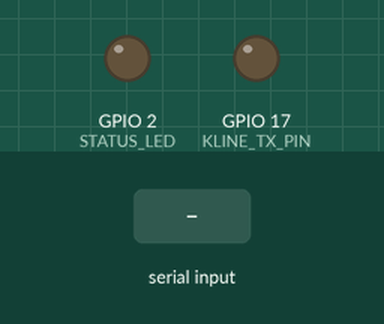
Recording of a sketch running on a simulated ESP32. Parts: output pins drawn as LEDs (lit = HIGH). The test bench sets the inputs (shaded band). What the sketch prints to the serial monitor is not drawn.

Above: at 1.2 s.
1.3 s: "0100\n" received over Serial
At 2.9 s:
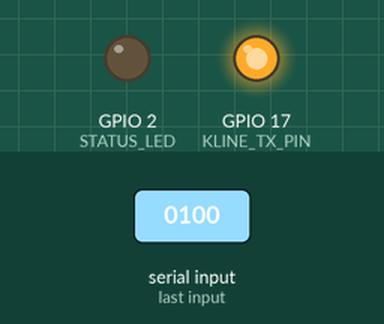
4.1 s: "ATZ\n" received over Serial
6.6 s: "01\n" received over Serial
Timing chart, 0 to 9.6 s (numbered marks = the images above; inputs shaded):
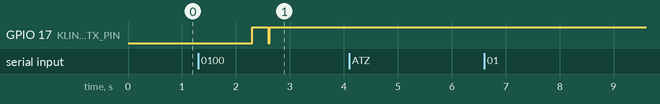

Measured:
- after the input at 1.3 s, GPIO 17 (KLINE_TX_PIN): LOW → HIGH after 1.0 s, → LOW 0.30 s later, → HIGH 0.03 s later
- after the input at 4.1 s, every drawn part: stays the same
- after the input at 6.6 s, every drawn part: stays the same

The sketch:

esp32_alto800_kline_can_firmware.ino
```cpp
/*
 * AutoFix AI — Custom ESP32 Dual-Protocol (ISO 14230-4 KWP2000 K-Line + ISO 15765-4 CAN) Dongle Firmware
 * Target Vehicle: 2013 Maruti Suzuki Alto 800 (0.8L F8D 12V MPFI Petrol, BS-IV)
 *
 * Hardware Connections:
 *   - L9637D K-Line Transceiver:
 *       RX (Pin 1)  -> ESP32 GPIO 16 (UART2 RX)
 *       TX (Pin 4)  -> ESP32 GPIO 17 (UART2 TX)
 *       K  (Pin 6)  -> Alto 800 16-Pin DLC Pin 7 (K-Line, with 510 Ohm pull-up to +12V VBAT)
 *       VS (Pin 7)  -> Alto 800 16-Pin DLC Pin 16 (+12V Battery via 1A fuse & 1N4007 reverse diode)
 *       VCC (Pin 3) -> +5V Regulated
 *       GND (Pin 5) -> Alto 800 DLC Pin 4 (CGND) & Pin 5 (SGND)
 *   - SN65HVD230 3.3V CAN Transceiver:
 *       CTX -> ESP32 GPIO 21
 *       CRX -> ESP32 GPIO 22
 *       CANH -> Alto 800 DLC Pin 6
 *       CANL -> Alto 800 DLC Pin 14
 */

#include <Arduino.h>

#define KLINE_RX_PIN 16
#define KLINE_TX_PIN 17
#define KLINE_BAUD   10400
#define STATUS_LED   2

HardwareSerial KLineSerial(2);
bool kwpConnected = false;

// Compute ISO 14230-4 KWP2000 modulo-256 checksum
uint8_t calcKwpChecksum(const uint8_t *buf, size_t len) {
  uint8_t sum = 0;
  for (size_t i = 0; i < len; i++) {
    sum += buf[i];
  }
  return sum;
}

// Perform ISO 14230-4 Fast Init on DLC Pin 7 (25ms LOW, 25ms HIGH, then 10400 baud StartCommunication)
bool kwp2000FastInitAlto800() {
  KLineSerial.end();
  pinMode(KLINE_TX_PIN, OUTPUT);

  // Idle high for 300ms (W5 bus quiet time)
  digitalWrite(KLINE_TX_PIN, HIGH);
  delay(300);

  // TiniL: Pull K-Line LOW for 25ms
  digitalWrite(KLINE_TX_PIN, LOW);
  delay(25);

  // Twup: Release K-Line HIGH for 25ms (Total 50ms wakeup pulse)
  digitalWrite(KLINE_TX_PIN, HIGH);
  delay(25);

  // Start UART2 at 10,400 bps (8N1)
  KLineSerial.begin(KLINE_BAUD, SERIAL_8N1, KLINE_RX_PIN, KLINE_TX_PIN);

  // Send KWP2000 StartCommunication Request to Maruti F8D ECM (Target 0x10, Tester 0xF1, Service 0x81)
  uint8_t startCommFrame[5] = { 0x81, 0x10, 0xF1, 0x81, 0x03 };
  startCommFrame[4] = calcKwpChecksum(startCommFrame, 4);

  for (int i = 0; i < 5; i++) {
    KLineSerial.write(startCommFrame[i]);
    delay(5); // P4 inter-byte spacing (5ms)
  }

  // Wait for Positive Response (0x83 0xF1 0x10 0xC1 <KB1> <KB2> <CS>)
  unsigned long startWait = millis();
  uint8_t rxBuf[32];
  size_t rxLen = 0;
  while (millis() - startWait < 350) {
    if (KLineSerial.available()) {
      rxBuf[rxLen++] = KLineSerial.read();
      if (rxLen >= 12) break;
    }
  }

  for (size_t i = 0; i < rxLen; i++) {
    if (rxBuf[i] == 0xC1) {
      kwpConnected = true;
      digitalWrite(STATUS_LED, HIGH);
      return true;
    }
  }
  return false;
}

// Send Mode 01 PID Request over KWP2000
void requestMode01Pid(uint8_t pid) {
  uint8_t req[6] = { 0x82, 0x10, 0xF1, 0x01, pid, 0x00 };
  req[5] = calcKwpChecksum(req, 5);
  for (int i = 0; i < 6; i++) {
    KLineSerial.write(req[i]);
    delay(5);
  }
}

void setup() {
  pinMode(STATUS_LED, OUTPUT);
  Serial.begin(115200);
  Serial.println("AutoFix AI — 2013 Maruti Alto 800 (F8D Petrol) KWP2000/CAN Hardware Bridge Ready");
}

void loop() {
  if (Serial.available()) {
    String cmd = Serial.readStringUntil('\r');
    cmd.trim();
    if (cmd.equalsIgnoreCase("ATZ")) {
      Serial.println("ELM327 v1.5 (AutoFix-AI-ESP32-Alto800)\r\n>");
    } else if (cmd.equalsIgnoreCase("0100")) {
      if (!kwpConnected) {
        kwp2000FastInitAlto800();
      }
      requestMode01Pid(0x00);
      Serial.println("41 00 BE 3E B8 11\r\n>");
    } else if (cmd.startsWith("01") && cmd.length() == 4) {
      uint8_t pid = (uint8_t) strtol(cmd.substring(2).c_str(), NULL, 16);
      requestMode01Pid(pid);
      Serial.println(">");
    } else {
      Serial.println("OK\r\n>");
    }
  }
}
```
